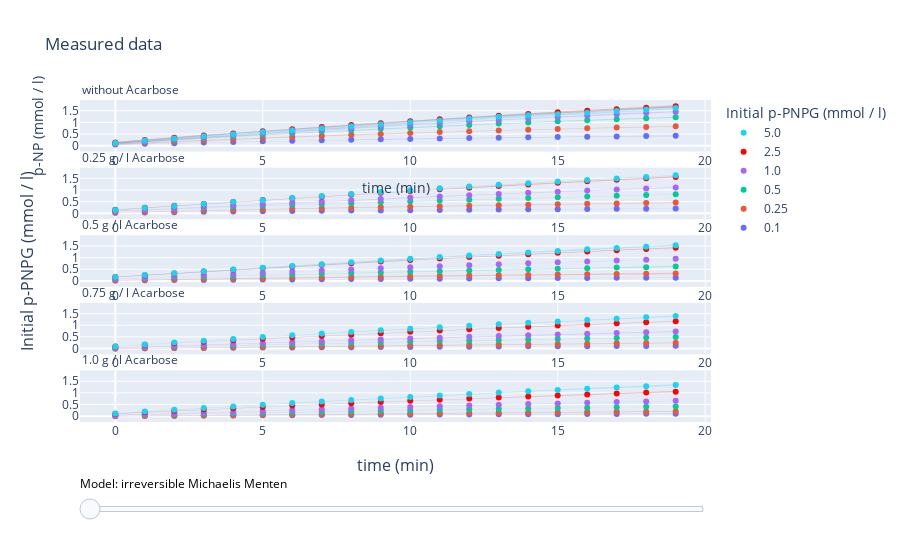

Notebook source saved alongside this figure:
### Code cell
data = estimator.visualize_subplots()
data
